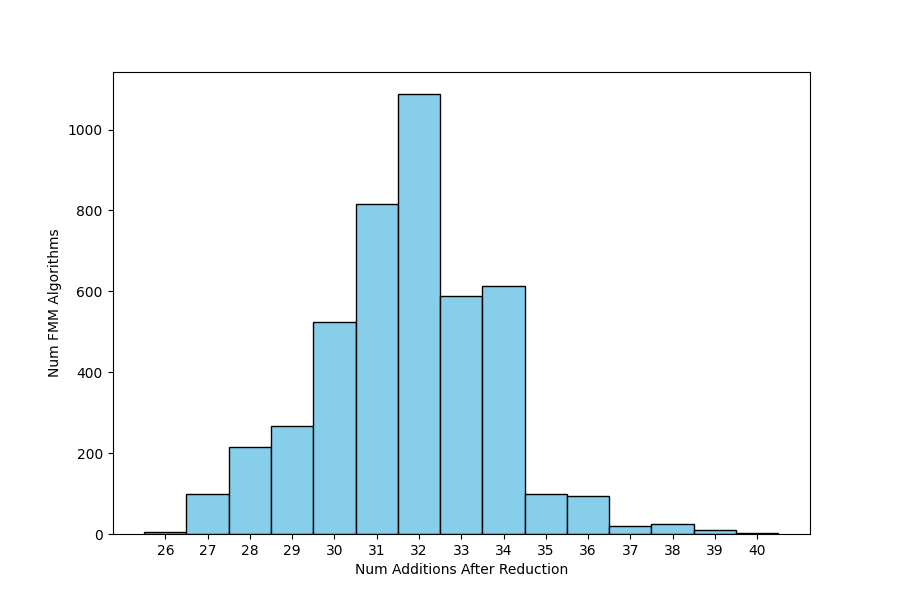

Write Python code to recreate this figure.
import matplotlib.pyplot as plt
import seaborn as sns # pip include seaborn
import numpy as np

raw_data = { # 4464 entries
  26: 4,
  27: 98,
  28: 216,
  29: 267,
  30: 523,
  31: 817,
  32: 1088,
  33: 589,
  34: 613,
  35: 98,
  36: 95,
  37: 19,
  38: 25,
  39: 9,
  40: 3
}

def main():
    data = []
    for num_additions, count in raw_data.items():
        data.extend([num_additions] * count)

    # create histogram
    plt.figure(figsize=(9, 6)) # Optional: Adjust figure size
    #ax = sns.histplot(data, bins=sorted(raw_data.keys()), kde=True, color='red', edgecolor='black', facecolor='skyblue', discrete=True)
    ax = sns.histplot(data, bins=sorted(raw_data.keys()), kde=False, color='red', edgecolor='black', facecolor='skyblue', discrete=True)

    # add labels and title
    ax.set_xlabel("Num Additions After Reduction")
    ax.set_ylabel("Num FMM Algorithms")
    #ax.set_title("Addition Count Distribution")
    ax.set_xticks(sorted(raw_data.keys())) #  x-axis ticks to match addition count

    # save plot to png file
    plt.savefig('fmm_addition_distribution_224_20260809_130652.png')

    # display plot
    #plt.show()

if __name__ == "__main__":
    main()
